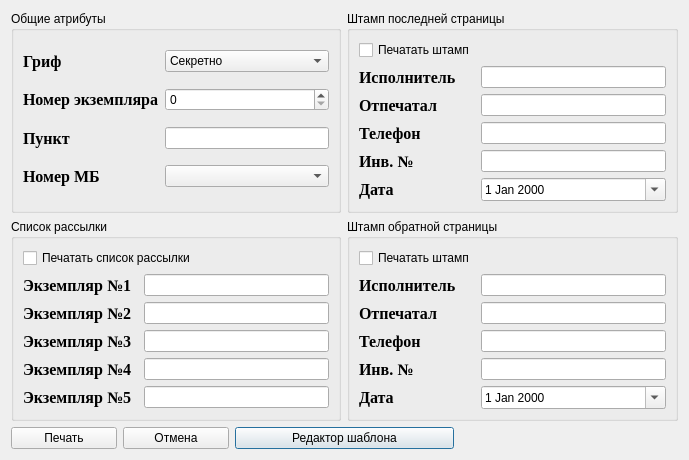
<?xml version="1.0" encoding="UTF-8"?>
<ui version="4.0">
 <class>SetDataDlg</class>
 <widget class="QDialog" name="SetDataDlg">
  <property name="geometry">
   <rect>
    <x>0</x>
    <y>0</y>
    <width>689</width>
    <height>406</height>
   </rect>
  </property>
  <property name="windowTitle">
   <string>Dialog</string>
  </property>
  <layout class="QGridLayout" name="gridLayout_5">
   <item row="0" column="0" colspan="3">
    <widget class="QGroupBox" name="groupBox">
     <property name="title">
      <string>Общие атрибуты</string>
     </property>
     <layout class="QGridLayout" name="gridLayout">
      <item row="0" column="0">
       <widget class="QLabel" name="label">
        <property name="font">
         <font>
          <family>Times New Roman</family>
          <pointsize>12</pointsize>
          <weight>75</weight>
          <bold>true</bold>
         </font>
        </property>
        <property name="text">
         <string>Гриф</string>
        </property>
       </widget>
      </item>
      <item row="0" column="1">
       <widget class="QComboBox" name="comboBox">
        <item>
         <property name="text">
          <string>Секретно</string>
         </property>
        </item>
        <item>
         <property name="text">
          <string>Сов.секретно</string>
         </property>
        </item>
        <item>
         <property name="text">
          <string>Особой важности</string>
         </property>
        </item>
       </widget>
      </item>
      <item row="1" column="0">
       <widget class="QLabel" name="label_2">
        <property name="font">
         <font>
          <family>Times New Roman</family>
          <pointsize>12</pointsize>
          <weight>75</weight>
          <bold>true</bold>
         </font>
        </property>
        <property name="text">
         <string>Номер экземпляра</string>
        </property>
       </widget>
      </item>
      <item row="1" column="1">
       <widget class="QSpinBox" name="spinBox"/>
      </item>
      <item row="2" column="0">
       <widget class="QLabel" name="label_3">
        <property name="font">
         <font>
          <family>Times New Roman</family>
          <pointsize>12</pointsize>
          <weight>75</weight>
          <bold>true</bold>
         </font>
        </property>
        <property name="text">
         <string>Пункт</string>
        </property>
       </widget>
      </item>
      <item row="2" column="1">
       <widget class="QLineEdit" name="lineEdit"/>
      </item>
      <item row="3" column="0">
       <widget class="QLabel" name="label_4">
        <property name="font">
         <font>
          <family>Times New Roman</family>
          <pointsize>12</pointsize>
          <weight>75</weight>
          <bold>true</bold>
         </font>
        </property>
        <property name="text">
         <string>Номер МБ</string>
        </property>
       </widget>
      </item>
      <item row="3" column="1">
       <widget class="QComboBox" name="comboBox_2"/>
      </item>
     </layout>
    </widget>
   </item>
   <item row="0" column="3" colspan="3">
    <widget class="QGroupBox" name="groupBox_2">
     <property name="title">
      <string>Штамп последней страницы</string>
     </property>
     <layout class="QGridLayout" name="gridLayout_2">
      <item row="1" column="0">
       <widget class="QLabel" name="label_5">
        <property name="font">
         <font>
          <family>Times New Roman</family>
          <pointsize>12</pointsize>
          <weight>75</weight>
          <bold>true</bold>
         </font>
        </property>
        <property name="text">
         <string>Исполнитель</string>
        </property>
       </widget>
      </item>
      <item row="1" column="1">
       <widget class="QLineEdit" name="lineEdit_3"/>
      </item>
      <item row="2" column="0">
       <widget class="QLabel" name="label_6">
        <property name="font">
         <font>
          <family>Times New Roman</family>
          <pointsize>12</pointsize>
          <weight>75</weight>
          <bold>true</bold>
         </font>
        </property>
        <property name="text">
         <string>Отпечатал</string>
        </property>
       </widget>
      </item>
      <item row="2" column="1">
       <widget class="QLineEdit" name="lineEdit_4"/>
      </item>
      <item row="3" column="0">
       <widget class="QLabel" name="label_7">
        <property name="font">
         <font>
          <family>Times New Roman</family>
          <pointsize>12</pointsize>
          <weight>75</weight>
          <bold>true</bold>
         </font>
        </property>
        <property name="text">
         <string>Телефон</string>
        </property>
       </widget>
      </item>
      <item row="4" column="0">
       <widget class="QLabel" name="label_8">
        <property name="font">
         <font>
          <family>Times New Roman</family>
          <pointsize>12</pointsize>
          <weight>75</weight>
          <bold>true</bold>
         </font>
        </property>
        <property name="text">
         <string>Инв. №</string>
        </property>
       </widget>
      </item>
      <item row="6" column="0">
       <widget class="QLabel" name="label_9">
        <property name="font">
         <font>
          <family>Times New Roman</family>
          <pointsize>12</pointsize>
          <weight>75</weight>
          <bold>true</bold>
         </font>
        </property>
        <property name="text">
         <string>Дата</string>
        </property>
       </widget>
      </item>
      <item row="4" column="1">
       <widget class="QLineEdit" name="lineEdit_5">
        <property name="inputMask">
         <string/>
        </property>
        <property name="text">
         <string/>
        </property>
       </widget>
      </item>
      <item row="3" column="1">
       <widget class="QLineEdit" name="lineEdit_6">
        <property name="inputMask">
         <string>#DDDddddddd; </string>
        </property>
       </widget>
      </item>
      <item row="6" column="1">
       <widget class="QDateEdit" name="dateEdit">
        <property name="calendarPopup">
         <bool>true</bool>
        </property>
       </widget>
      </item>
      <item row="0" column="0">
       <widget class="QCheckBox" name="checkBox_2">
        <property name="text">
         <string>Печатать штамп</string>
        </property>
       </widget>
      </item>
     </layout>
    </widget>
   </item>
   <item row="1" column="0" colspan="3">
    <widget class="QGroupBox" name="groupBox_3">
     <property name="title">
      <string>Список рассылки</string>
     </property>
     <layout class="QGridLayout" name="gridLayout_3">
      <item row="1" column="0">
       <widget class="QLabel" name="label_10">
        <property name="font">
         <font>
          <family>Times New Roman</family>
          <pointsize>12</pointsize>
          <weight>75</weight>
          <bold>true</bold>
         </font>
        </property>
        <property name="text">
         <string>Экземпляр №1</string>
        </property>
       </widget>
      </item>
      <item row="1" column="2">
       <widget class="QLineEdit" name="lineEdit_7"/>
      </item>
      <item row="2" column="0">
       <widget class="QLabel" name="label_11">
        <property name="font">
         <font>
          <family>Times New Roman</family>
          <pointsize>12</pointsize>
          <weight>75</weight>
          <bold>true</bold>
         </font>
        </property>
        <property name="text">
         <string>Экземпляр №2</string>
        </property>
       </widget>
      </item>
      <item row="2" column="2">
       <widget class="QLineEdit" name="lineEdit_8"/>
      </item>
      <item row="3" column="0">
       <widget class="QLabel" name="label_12">
        <property name="font">
         <font>
          <family>Times New Roman</family>
          <pointsize>12</pointsize>
          <weight>75</weight>
          <bold>true</bold>
         </font>
        </property>
        <property name="text">
         <string>Экземпляр №3</string>
        </property>
       </widget>
      </item>
      <item row="4" column="0">
       <widget class="QLabel" name="label_13">
        <property name="font">
         <font>
          <family>Times New Roman</family>
          <pointsize>12</pointsize>
          <weight>75</weight>
          <bold>true</bold>
         </font>
        </property>
        <property name="text">
         <string>Экземпляр №4</string>
        </property>
       </widget>
      </item>
      <item row="5" column="0">
       <widget class="QLabel" name="label_14">
        <property name="font">
         <font>
          <family>Times New Roman</family>
          <pointsize>12</pointsize>
          <weight>75</weight>
          <bold>true</bold>
         </font>
        </property>
        <property name="text">
         <string>Экземпляр №5</string>
        </property>
       </widget>
      </item>
      <item row="4" column="2">
       <widget class="QLineEdit" name="lineEdit_9">
        <property name="inputMask">
         <string/>
        </property>
        <property name="text">
         <string/>
        </property>
       </widget>
      </item>
      <item row="3" column="2">
       <widget class="QLineEdit" name="lineEdit_10">
        <property name="inputMask">
         <string>#DDDddddddd; </string>
        </property>
       </widget>
      </item>
      <item row="0" column="0" colspan="3">
       <widget class="QCheckBox" name="checkBox">
        <property name="text">
         <string>Печатать список рассылки</string>
        </property>
       </widget>
      </item>
      <item row="5" column="2">
       <widget class="QLineEdit" name="lineEdit_11">
        <property name="inputMask">
         <string/>
        </property>
        <property name="text">
         <string/>
        </property>
       </widget>
      </item>
     </layout>
    </widget>
   </item>
   <item row="2" column="2" colspan="2">
    <widget class="QPushButton" name="pushButton">
     <property name="text">
      <string>Редактор шаблона</string>
     </property>
    </widget>
   </item>
   <item row="2" column="0">
    <widget class="QPushButton" name="pushButton_2">
     <property name="text">
      <string>Печать</string>
     </property>
     <property name="icon">
      <iconset>
       <normaloff>:/images/win/fileprint.png</normaloff>:/images/win/fileprint.png</iconset>
     </property>
    </widget>
   </item>
   <item row="2" column="1">
    <widget class="QPushButton" name="pushButton_5">
     <property name="text">
      <string>Отмена</string>
     </property>
    </widget>
   </item>
   <item row="1" column="3" colspan="3">
    <widget class="QGroupBox" name="groupBox_4">
     <property name="title">
      <string>Штамп обратной страницы</string>
     </property>
     <layout class="QGridLayout" name="gridLayout_4">
      <item row="1" column="0">
       <widget class="QLabel" name="label_15">
        <property name="font">
         <font>
          <family>Times New Roman</family>
          <pointsize>12</pointsize>
          <weight>75</weight>
          <bold>true</bold>
         </font>
        </property>
        <property name="text">
         <string>Исполнитель</string>
        </property>
       </widget>
      </item>
      <item row="1" column="1">
       <widget class="QLineEdit" name="lineEdit_12"/>
      </item>
      <item row="2" column="0">
       <widget class="QLabel" name="label_16">
        <property name="font">
         <font>
          <family>Times New Roman</family>
          <pointsize>12</pointsize>
          <weight>75</weight>
          <bold>true</bold>
         </font>
        </property>
        <property name="text">
         <string>Отпечатал</string>
        </property>
       </widget>
      </item>
      <item row="2" column="1">
       <widget class="QLineEdit" name="lineEdit_13"/>
      </item>
      <item row="3" column="0">
       <widget class="QLabel" name="label_17">
        <property name="font">
         <font>
          <family>Times New Roman</family>
          <pointsize>12</pointsize>
          <weight>75</weight>
          <bold>true</bold>
         </font>
        </property>
        <property name="text">
         <string>Телефон</string>
        </property>
       </widget>
      </item>
      <item row="4" column="0">
       <widget class="QLabel" name="label_18">
        <property name="font">
         <font>
          <family>Times New Roman</family>
          <pointsize>12</pointsize>
          <weight>75</weight>
          <bold>true</bold>
         </font>
        </property>
        <property name="text">
         <string>Инв. №</string>
        </property>
       </widget>
      </item>
      <item row="6" column="0">
       <widget class="QLabel" name="label_19">
        <property name="font">
         <font>
          <family>Times New Roman</family>
          <pointsize>12</pointsize>
          <weight>75</weight>
          <bold>true</bold>
         </font>
        </property>
        <property name="text">
         <string>Дата</string>
        </property>
       </widget>
      </item>
      <item row="4" column="1">
       <widget class="QLineEdit" name="lineEdit_14">
        <property name="inputMask">
         <string/>
        </property>
        <property name="text">
         <string/>
        </property>
       </widget>
      </item>
      <item row="3" column="1">
       <widget class="QLineEdit" name="lineEdit_15">
        <property name="inputMask">
         <string>#DDDddddddd; </string>
        </property>
       </widget>
      </item>
      <item row="6" column="1">
       <widget class="QDateEdit" name="dateEdit_2">
        <property name="calendarPopup">
         <bool>true</bool>
        </property>
       </widget>
      </item>
      <item row="0" column="0">
       <widget class="QCheckBox" name="checkBox_3">
        <property name="text">
         <string>Печатать штамп</string>
        </property>
       </widget>
      </item>
     </layout>
    </widget>
   </item>
  </layout>
 </widget>
 <resources/>
 <connections/>
</ui>
